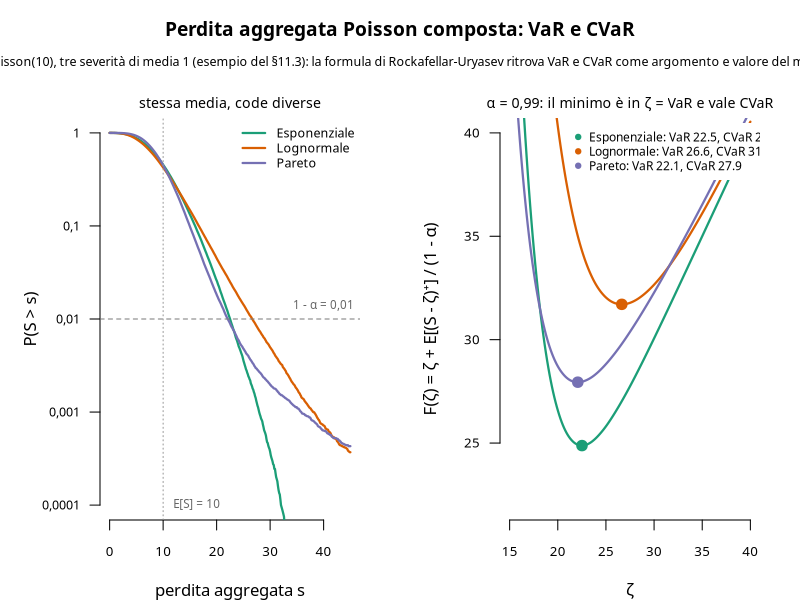

R code for this plot:
# Genera img/julia_cvar.png: perdita aggregata S = X_1 + ... + X_N con
# N ~ Poisson(10) e tre severita' di media 1 (esponenziale, lognormale,
# Pareto), cioe' i tre portafogli del §11.3 di fondamenti/fondamenti_julia.md.
# A sinistra la funzione di sopravvivenza empirica P(S > s) in scala
# logaritmica: stessa media, code diverse. A destra la funzione di
# Rockafellar-Uryasev F(zeta) = zeta + E[(S - zeta)^+] / (1 - alpha) con
# alpha = 0.99: e' convessa, il minimo si trova in zeta = VaR e vale CVaR.
# La simulazione e' rifatta in R con lo stesso modello: i valori differiscono
# da quelli della nota solo per il rumore Monte Carlo.

set.seed(2026)

col_esp <- "#1b9e77"
col_logn <- "#d95f02"
col_par <- "#7570b3"

nsim <- 2e5
lambda <- 10
alpha <- 0.99

severita <- list(
    Esponenziale = function(n) rexp(n, rate = 1),
    Lognormale = function(n) rlnorm(n, meanlog = -0.5, sdlog = 1),
    Pareto = function(n) 0.6 * runif(n)^(-1 / 2.5)
)

simula <- function(rsev) {
    n <- rpois(nsim, lambda)
    s <- rsev(sum(n))
    # somma per sinistro: i primi n[1] valori al primo scenario, e cosi' via
    rowsum(s, rep(seq_len(nsim), n), reorder = TRUE)[, 1][as.character(seq_len(nsim))]
}
perdite <- lapply(severita, function(f) {
    s <- simula(f)
    s[is.na(s)] <- 0 # scenari senza sinistri
    unname(s)
})

f_ru <- function(L, zeta) zeta + mean(pmax(L - zeta, 0)) / (1 - alpha)
var_cvar <- function(L) {
    v <- unname(quantile(L, alpha, type = 7))
    c(var = v, cvar = f_ru(L, v))
}
vc <- sapply(perdite, var_cvar)
colori <- c(col_esp, col_logn, col_par)

# Spectral e' il font usato dalla pagina GitHub (geoteo.net/static/style.css);
# richiede il device Cairo per essere referenziato per nome famiglia.
png("img/julia_cvar.png", width = 1800, height = 850, res = 150, type = "cairo")
par(mfrow = c(1, 2), oma = c(0, 0, 4.4, 0), mar = c(4, 5, 1.5, 2), family = "Spectral")

# Pannello sinistro: sopravvivenza empirica.
plot(NA,
    xlim = c(0, 45), ylim = c(1e-4, 1), log = "y",
    xlab = "perdita aggregata s", ylab = "P(S > s)", bty = "n", cex.axis = 0.8, yaxt = "n"
)
axis(2, at = 10^(-4:0), labels = c("0,0001", "0,001", "0,01", "0,1", "1"), las = 1, cex.axis = 0.75)
griglia <- seq(0, 45, length.out = 400)
for (k in seq_along(perdite)) {
    sopr <- 1 - ecdf(perdite[[k]])(griglia)
    sopr[sopr <= 0] <- NA
    lines(griglia, sopr, col = colori[k], lwd = 2.2)
}
abline(h = 1 - alpha, lty = 2, col = "grey50")
text(40, 1 - alpha, labels = "1 - α = 0,01", pos = 3, cex = 0.7, col = "grey40")
abline(v = lambda, lty = 3, col = "grey60")
text(lambda, 1e-4, labels = "E[S] = 10", pos = 4, cex = 0.7, col = "grey40")
legend("topright",
    legend = names(perdite), col = colori, lwd = 2.2,
    bty = "o", box.col = NA, bg = "white", cex = 0.75
)
title(main = "stessa media, code diverse", cex.main = 0.85, font.main = 1)

# Pannello destro: funzione di Rockafellar-Uryasev.
zetas <- seq(15, 40, length.out = 200)
curve_ru <- lapply(perdite, function(L) sapply(zetas, function(z) f_ru(L, z)))
plot(NA,
    xlim = range(zetas), ylim = c(22, 40),
    xlab = "ζ", ylab = "F(ζ) = ζ + E[(S - ζ)⁺] / (1 - α)", bty = "n", cex.axis = 0.8, las = 1
)
for (k in seq_along(perdite)) {
    lines(zetas, curve_ru[[k]], col = colori[k], lwd = 2.2)
    points(vc["var", k], vc["cvar", k], pch = 19, cex = 1.4, col = colori[k])
}
legend(21, 40.5,
    legend = sprintf("%s: VaR %.1f, CVaR %.1f", names(perdite), vc["var", ], vc["cvar", ]),
    col = colori, pch = 19, bty = "o", box.col = NA, bg = "white", cex = 0.72
)
title(main = "α = 0,99: il minimo è in ζ = VaR e vale CVaR", cex.main = 0.85, font.main = 1)

mtext("Perdita aggregata Poisson composta: VaR e CVaR", side = 3, line = 2.4, cex = 1.15, font = 2, outer = TRUE)
mtext("N ~ Poisson(10), tre severità di media 1 (esempio del §11.3): la formula di Rockafellar-Uryasev ritrova VaR e CVaR come argomento e valore del minimo", side = 3, line = 0.9, cex = 0.75, outer = TRUE)

dev.off()
